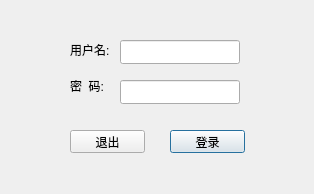
<?xml version="1.0" encoding="UTF-8"?>
<ui version="4.0">
 <class>LoginDlg</class>
 <widget class="QDialog" name="LoginDlg">
  <property name="geometry">
   <rect>
    <x>0</x>
    <y>0</y>
    <width>314</width>
    <height>194</height>
   </rect>
  </property>
  <property name="windowTitle">
   <string>登录</string>
  </property>
  <widget class="QPushButton" name="loginButton">
   <property name="geometry">
    <rect>
     <x>170</x>
     <y>130</y>
     <width>75</width>
     <height>23</height>
    </rect>
   </property>
   <property name="text">
    <string>登录</string>
   </property>
  </widget>
  <widget class="QPushButton" name="quitButton">
   <property name="geometry">
    <rect>
     <x>70</x>
     <y>130</y>
     <width>75</width>
     <height>23</height>
    </rect>
   </property>
   <property name="text">
    <string>退出</string>
   </property>
  </widget>
  <widget class="QLabel" name="label">
   <property name="geometry">
    <rect>
     <x>70</x>
     <y>40</y>
     <width>51</width>
     <height>20</height>
    </rect>
   </property>
   <property name="text">
    <string>用户名:</string>
   </property>
  </widget>
  <widget class="QLabel" name="label_2">
   <property name="geometry">
    <rect>
     <x>70</x>
     <y>80</y>
     <width>54</width>
     <height>12</height>
    </rect>
   </property>
   <property name="text">
    <string>密  码:</string>
   </property>
  </widget>
  <widget class="QLineEdit" name="Username">
   <property name="geometry">
    <rect>
     <x>120</x>
     <y>40</y>
     <width>120</width>
     <height>24</height>
    </rect>
   </property>
  </widget>
  <widget class="QLineEdit" name="Password">
   <property name="geometry">
    <rect>
     <x>120</x>
     <y>80</y>
     <width>120</width>
     <height>24</height>
    </rect>
   </property>
  </widget>
 </widget>
 <resources/>
 <connections>
  <connection>
   <sender>quitButton</sender>
   <signal>clicked()</signal>
   <receiver>LoginDlg</receiver>
   <slot>close()</slot>
   <hints>
    <hint type="sourcelabel">
     <x>107</x>
     <y>191</y>
    </hint>
    <hint type="destinationlabel">
     <x>159</x>
     <y>119</y>
    </hint>
   </hints>
  </connection>
 </connections>
</ui>
